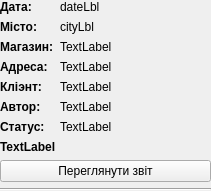
<?xml version="1.0" encoding="UTF-8"?>
<ui version="4.0">
 <class>Task</class>
 <widget class="QWidget" name="Task">
  <property name="geometry">
   <rect>
    <x>0</x>
    <y>0</y>
    <width>211</width>
    <height>186</height>
   </rect>
  </property>
  <property name="windowTitle">
   <string>Form</string>
  </property>
  <layout class="QVBoxLayout" name="verticalLayout">
   <property name="leftMargin">
    <number>0</number>
   </property>
   <property name="topMargin">
    <number>0</number>
   </property>
   <property name="rightMargin">
    <number>0</number>
   </property>
   <property name="bottomMargin">
    <number>0</number>
   </property>
   <item>
    <layout class="QFormLayout" name="formLayout">
     <item row="0" column="0">
      <widget class="QLabel" name="label">
       <property name="font">
        <font>
         <weight>75</weight>
         <bold>true</bold>
        </font>
       </property>
       <property name="text">
        <string>Дата:</string>
       </property>
      </widget>
     </item>
     <item row="0" column="1">
      <widget class="QLabel" name="dateLbl">
       <property name="text">
        <string>dateLbl</string>
       </property>
      </widget>
     </item>
     <item row="1" column="0">
      <widget class="QLabel" name="label_2">
       <property name="font">
        <font>
         <weight>75</weight>
         <bold>true</bold>
        </font>
       </property>
       <property name="text">
        <string>Місто:</string>
       </property>
      </widget>
     </item>
     <item row="1" column="1">
      <widget class="QLabel" name="cityLbl">
       <property name="text">
        <string>cityLbl</string>
       </property>
      </widget>
     </item>
     <item row="2" column="0">
      <widget class="QLabel" name="label_3">
       <property name="font">
        <font>
         <weight>75</weight>
         <bold>true</bold>
        </font>
       </property>
       <property name="text">
        <string>Магазин:</string>
       </property>
      </widget>
     </item>
     <item row="2" column="1">
      <widget class="QLabel" name="shopLbl">
       <property name="text">
        <string>TextLabel</string>
       </property>
      </widget>
     </item>
     <item row="3" column="0">
      <widget class="QLabel" name="label_4">
       <property name="font">
        <font>
         <weight>75</weight>
         <bold>true</bold>
        </font>
       </property>
       <property name="text">
        <string>Адреса:</string>
       </property>
      </widget>
     </item>
     <item row="3" column="1">
      <widget class="QLabel" name="addressLbl">
       <property name="text">
        <string>TextLabel</string>
       </property>
      </widget>
     </item>
     <item row="4" column="0">
      <widget class="QLabel" name="label_5">
       <property name="font">
        <font>
         <weight>75</weight>
         <bold>true</bold>
        </font>
       </property>
       <property name="text">
        <string>Кліэнт:</string>
       </property>
      </widget>
     </item>
     <item row="4" column="1">
      <widget class="QLabel" name="clientLbl">
       <property name="text">
        <string>TextLabel</string>
       </property>
      </widget>
     </item>
     <item row="5" column="0">
      <widget class="QLabel" name="label_6">
       <property name="font">
        <font>
         <weight>75</weight>
         <bold>true</bold>
        </font>
       </property>
       <property name="text">
        <string>Автор:</string>
       </property>
      </widget>
     </item>
     <item row="5" column="1">
      <widget class="QLabel" name="authorLbl">
       <property name="text">
        <string>TextLabel</string>
       </property>
      </widget>
     </item>
     <item row="6" column="0">
      <widget class="QLabel" name="label_7">
       <property name="font">
        <font>
         <weight>75</weight>
         <bold>true</bold>
        </font>
       </property>
       <property name="text">
        <string>Статус:</string>
       </property>
      </widget>
     </item>
     <item row="6" column="1">
      <widget class="QLabel" name="stateLbl">
       <property name="text">
        <string>TextLabel</string>
       </property>
      </widget>
     </item>
    </layout>
   </item>
   <item>
    <widget class="QLabel" name="taskLbl">
     <property name="font">
      <font>
       <weight>75</weight>
       <bold>true</bold>
      </font>
     </property>
     <property name="text">
      <string>TextLabel</string>
     </property>
     <property name="wordWrap">
      <bool>true</bool>
     </property>
    </widget>
   </item>
   <item>
    <widget class="QPushButton" name="goReportBtn">
     <property name="text">
      <string>Переглянути звіт</string>
     </property>
    </widget>
   </item>
   <item>
    <widget class="Line" name="line">
     <property name="orientation">
      <enum>Qt::Horizontal</enum>
     </property>
    </widget>
   </item>
  </layout>
 </widget>
 <resources/>
 <connections/>
</ui>
